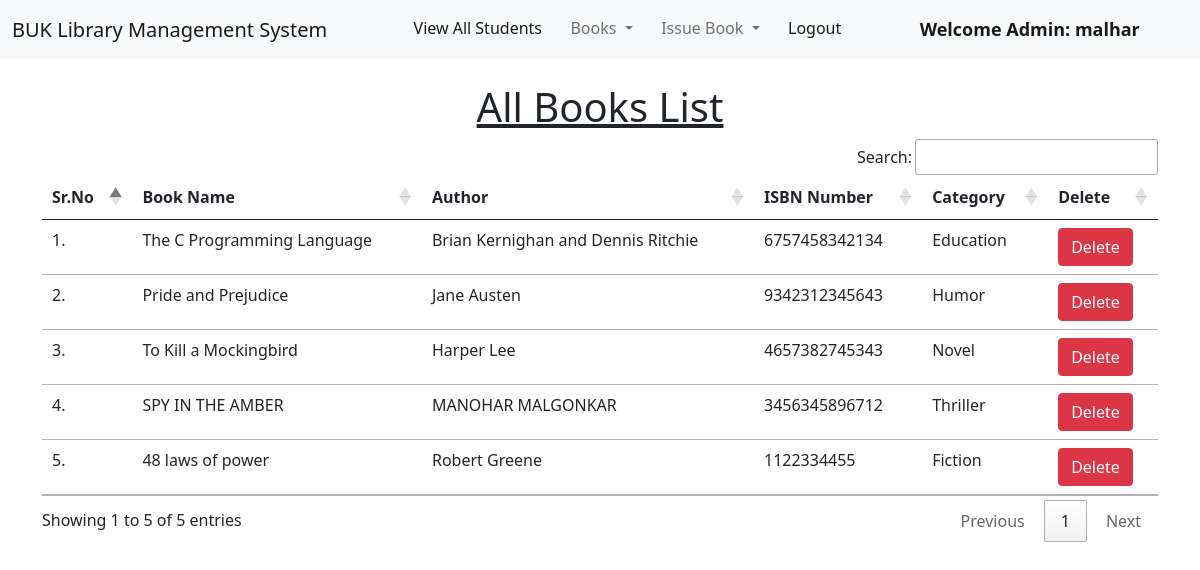
Page /view_books/ (signed in) on the committed database.
### library/models.py (models this page shows, shortened)
class Book(models.Model):
    name = models.CharField(max_length=200)
    author = models.CharField(max_length=200)
    isbn = models.PositiveIntegerField()
    category = models.CharField(max_length=50)

### library/views.py (the view)
# urls.py: path("view_books/", views.view_books, name="view_books"),
@login_required(login_url = '/admin_login')
def view_books(request):
    books = Book.objects.all()
    return render(request, "view_books.html", {'books':books})

### library/templates/view_books.html (shortened to what this page needs)
{% extends 'admin_navbar.html' %}
{% load static %}
{% block body %}
<div class="container mt-4">
    <h1 class="text-center"><u>All Books List</u></h1>
    <table class="table table-hover" id="example">
        <thead>
            <tr>
                <th>Sr.No</th>
                <th>Book Name</th>
                <th>Author</th>
                <th>ISBN Number</th>
                <th>Category</th>
                <th>Delete</th>
            </tr>
        </thead>
        <tbody>
            {% for book in books %}
            <tr>
                <td>{{forloop.counter}}.</td>
                <td>{{book.name}}</td>
                <td>{{book.author}}</td>
                <td>{{book.isbn}}</td>
                <td>{{book.category}}</td>
                <td><a href="/delete_book/{{book.id}}/" class="btn btn-danger" onclick="return confirm('Are you sure you want to delete this book?')">Delete</a></td>
            </tr>
            {% endfor %}
        </tbody>
    </table>
    </div>
{% endblock %}

### library/templates/admin_navbar.html (shortened to what this page needs)
<!DOCTYPE html>
<html lang="en">
  <head>
    <link
      href="https://cdn.jsdelivr.net/npm/bootstrap@5.1.0/dist/css/bootstrap.min.css"
      rel="stylesheet"
    />
    <link
      rel="stylesheet"
      href="https://cdn.datatables.net/1.10.25/css/jquery.dataTables.min.css"
    />
    <link
      rel="stylesheet"
      href="https://cdn.datatables.net/buttons/1.7.1/css/buttons.dataTables.min.css"
    />
  </head>
  <body>
    <nav class="navbar navbar-expand-lg navbar-light bg-light">
      <div class="container-fluid">
        <a class="navbar-brand" href="#">BUK Library Management System</a>
        <div class="collapse navbar-collapse" id="navbarSupportedContent">
          <ul class="navbar-nav me-auto mb-2 mb-lg-0">
            <li class="nav-item">
              <a
                class="nav-link active"
                aria-current="page"
                href="/view_students/"
                >View All Students</a
              >
            </li>
            <li class="nav-item dropdown">
              <a
                class="nav-link dropdown-toggle"
                href="#"
                id="navbarDropdown"
                role="button"
                data-bs-toggle="dropdown"
                aria-expanded="false"
              >
                Books
              </a>
            </li>
            <li class="nav-item dropdown">
              <a
                class="nav-link dropdown-toggle"
                href="#"
                id="navbarDropdown"
                role="button"
                data-bs-toggle="dropdown"
                aria-expanded="false"
              >
                Issue Book
              </a>
            </li>
            <li class="nav-item">
              <a class="nav-link active" aria-current="page" href="/logout/"
                >Logout</a
              >
            </li>
            <li class="nav-item">
              <a
                style="
                  font-weight: 600;
                  font-family: 'Segoe UI', Tahoma, Geneva, Verdana, sans-serif;
                  font-size: large;
                "
                class="nav-link active"
                href="#"
                >Welcome Admin: {{request.user}}</a
              >
            </li>
          </ul>
        </div>
      </div>
    </nav>
    {% block body %} {% endblock %}
  </body>
</html>

### rows in the picture
Book: name "The C Programming Language", author "Brian Kernighan and Dennis Ritchie", isbn "6757458342134", category "Education"
Book: name "Pride and Prejudice", author "Jane Austen", isbn "9342312345643", category "Humor"
Book: name "To Kill a Mockingbird", author "Harper Lee", isbn "4657382745343", category "Novel"
Book: name "SPY IN THE AMBER", author "MANOHAR MALGONKAR", isbn "3456345896712", category "Thriller"
Book: name "48 laws of power", author "Robert Greene", isbn "1122334455", category "Fiction"

### other values in the picture
{{ request.user }} "malhar"
